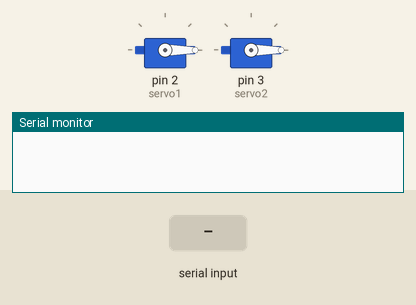
A sketch run on a simulated Arduino Uno, built with avr-gcc and run on an emulated ATmega328P. Parts: 2 × servo, the last lines printed to the serial monitor. The test bench sets the inputs (shaded band).

Above: at 1.2 s.
1.3 s: "90,45\n" received over Serial
At 2.5 s:
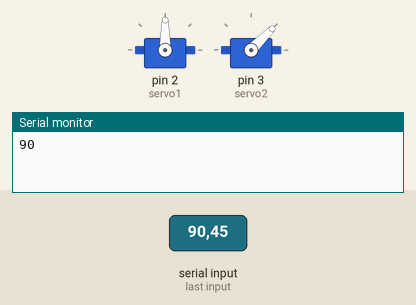
2.8 s: "30,150\n" received over Serial
At 3.9 s:
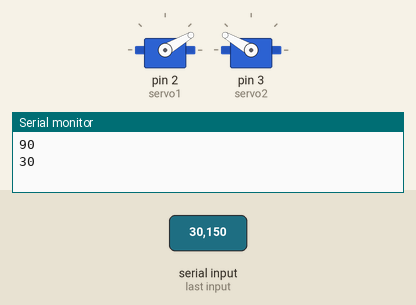
4.3 s: "200\n" received over Serial
At 5.7 s:
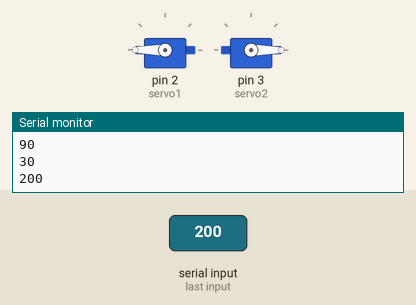
6.8 s: "1,90\n" received over Serial
At 8.0 s:
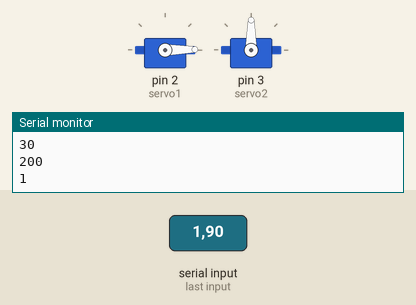
8.3 s: "1,90,45\n" received over Serial
At 10.1 s:
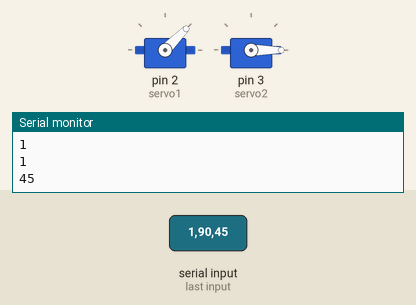
Timing chart, 0 to 11.6 s (numbered marks = the images above; inputs shaded):
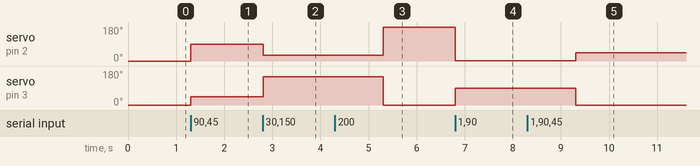

Measured:
- after the input at 1.3 s, servo on pin 2 (servo1): 0° → 90° at once; servo on pin 3 (servo2): 0° → 45° at once
- after the input at 2.8 s, servo on pin 2 (servo1): 90° → 30° at once; servo on pin 3 (servo2): 45° → 150° at once
- after the input at 4.3 s, servo on pin 2 (servo1): 30° → 180° after 1.0 s; servo on pin 3 (servo2): 150° → 0° after 1.0 s
- after the input at 6.8 s, servo on pin 2 (servo1): 180° → 1° at once; servo on pin 3 (servo2): 0° → 90° at once
- after the input at 8.3 s, servo on pin 2 (servo1): 1° → 45° after 1.0 s; servo on pin 3 (servo2): 90° → 0° after 1.0 s

The sketch:

serial_servo_control.ino
```cpp
#include <Servo.h>

Servo servo1;
Servo servo2;


void setup() {
  Serial.begin(9600);
  servo1.attach(2);
  servo2.attach(3);
   servo1.write(0);
    servo2.write(0);

}

void loop() {
  if (Serial.available() >= 4) {
    int servo1_pos = Serial.parseInt();
    int servo2_pos = Serial.parseInt();

    servo1.write(servo1_pos);
    servo2.write(servo2_pos);

    Serial.println(servo1_pos);
  }
}
```
